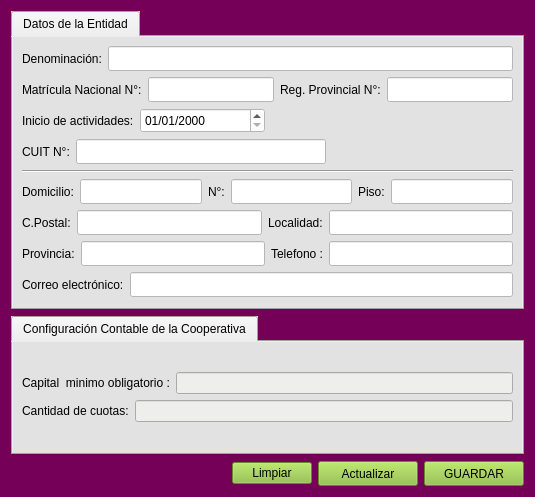
<?xml version="1.0" encoding="UTF-8"?>
<ui version="4.0">
 <class>form_cooperativa_alta</class>
 <widget class="QWidget" name="form_cooperativa_alta">
  <property name="geometry">
   <rect>
    <x>0</x>
    <y>0</y>
    <width>535</width>
    <height>497</height>
   </rect>
  </property>
  <property name="windowTitle">
   <string>Datos de Entidad</string>
  </property>
  <property name="styleSheet">
   <string notr="true">font: 12pt &quot;Courier 10 Pitch&quot;;
selection-color: rgb(0, 0, 0);
selection-background-color: rgb(170, 255, 127);
color: rgb(0, 0, 0);
background-color: rgb(117, 0, 88);</string>
  </property>
  <layout class="QGridLayout" name="gridLayout_3">
   <item row="0" column="0">
    <widget class="QTabWidget" name="tabWidget_2">
     <property name="styleSheet">
      <string notr="true">background-color: rgb(226, 226, 226);</string>
     </property>
     <property name="currentIndex">
      <number>0</number>
     </property>
     <widget class="QWidget" name="tab_2">
      <attribute name="title">
       <string>Datos de la Entidad</string>
      </attribute>
      <layout class="QGridLayout" name="gridLayout_2">
       <item row="0" column="0">
        <layout class="QHBoxLayout" name="horizontalLayout">
         <item>
          <widget class="QLabel" name="label">
           <property name="text">
            <string>Denominación:</string>
           </property>
          </widget>
         </item>
         <item>
          <widget class="QLineEdit" name="lne_denominacion">
           <property name="minimumSize">
            <size>
             <width>0</width>
             <height>25</height>
            </size>
           </property>
           <property name="maximumSize">
            <size>
             <width>16777215</width>
             <height>25</height>
            </size>
           </property>
           <property name="styleSheet">
            <string notr="true">background-color: rgb(255, 255, 255);</string>
           </property>
          </widget>
         </item>
        </layout>
       </item>
       <item row="1" column="0">
        <layout class="QHBoxLayout" name="horizontalLayout_2">
         <item>
          <widget class="QLabel" name="label_2">
           <property name="text">
            <string>Matrícula Nacional N°:</string>
           </property>
          </widget>
         </item>
         <item>
          <widget class="QLineEdit" name="lne_nro_matricula">
           <property name="minimumSize">
            <size>
             <width>0</width>
             <height>25</height>
            </size>
           </property>
           <property name="maximumSize">
            <size>
             <width>16777215</width>
             <height>25</height>
            </size>
           </property>
           <property name="styleSheet">
            <string notr="true">background-color: rgb(255, 255, 255);</string>
           </property>
           <property name="text">
            <string/>
           </property>
          </widget>
         </item>
         <item>
          <widget class="QLabel" name="label_3">
           <property name="text">
            <string>Reg. Provincial N°:</string>
           </property>
          </widget>
         </item>
         <item>
          <widget class="QLineEdit" name="lne_nro_reg_prov">
           <property name="minimumSize">
            <size>
             <width>0</width>
             <height>25</height>
            </size>
           </property>
           <property name="maximumSize">
            <size>
             <width>16777215</width>
             <height>25</height>
            </size>
           </property>
           <property name="styleSheet">
            <string notr="true">background-color: rgb(255, 255, 255);</string>
           </property>
           <property name="text">
            <string/>
           </property>
          </widget>
         </item>
        </layout>
       </item>
       <item row="2" column="0">
        <layout class="QHBoxLayout" name="horizontalLayout_3">
         <item>
          <widget class="QLabel" name="label_4">
           <property name="text">
            <string>Inicio de actividades:</string>
           </property>
          </widget>
         </item>
         <item>
          <widget class="QDateEdit" name="dte_inicio_actividades">
           <property name="minimumSize">
            <size>
             <width>125</width>
             <height>25</height>
            </size>
           </property>
           <property name="maximumSize">
            <size>
             <width>125</width>
             <height>25</height>
            </size>
           </property>
           <property name="styleSheet">
            <string notr="true">background-color: rgb(255, 255, 255);</string>
           </property>
           <property name="displayFormat">
            <string>dd/MM/yyyy</string>
           </property>
          </widget>
         </item>
         <item>
          <spacer name="horizontalSpacer_2">
           <property name="orientation">
            <enum>Qt::Horizontal</enum>
           </property>
           <property name="sizeHint" stdset="0">
            <size>
             <width>40</width>
             <height>20</height>
            </size>
           </property>
          </spacer>
         </item>
        </layout>
       </item>
       <item row="3" column="0">
        <layout class="QHBoxLayout" name="horizontalLayout_4">
         <item>
          <widget class="QLabel" name="label_5">
           <property name="text">
            <string>CUIT N°:</string>
           </property>
          </widget>
         </item>
         <item>
          <widget class="QLineEdit" name="lne_coope_cuit">
           <property name="minimumSize">
            <size>
             <width>250</width>
             <height>25</height>
            </size>
           </property>
           <property name="maximumSize">
            <size>
             <width>250</width>
             <height>25</height>
            </size>
           </property>
           <property name="styleSheet">
            <string notr="true">background-color: rgb(255, 255, 255);</string>
           </property>
           <property name="text">
            <string/>
           </property>
          </widget>
         </item>
         <item>
          <spacer name="horizontalSpacer">
           <property name="orientation">
            <enum>Qt::Horizontal</enum>
           </property>
           <property name="sizeHint" stdset="0">
            <size>
             <width>40</width>
             <height>20</height>
            </size>
           </property>
          </spacer>
         </item>
        </layout>
       </item>
       <item row="4" column="0">
        <widget class="Line" name="line">
         <property name="orientation">
          <enum>Qt::Horizontal</enum>
         </property>
        </widget>
       </item>
       <item row="5" column="0">
        <layout class="QHBoxLayout" name="horizontalLayout_5">
         <item>
          <widget class="QLabel" name="label_10">
           <property name="text">
            <string>Domicilio:</string>
           </property>
          </widget>
         </item>
         <item>
          <widget class="QLineEdit" name="lne_coope_domicilio">
           <property name="minimumSize">
            <size>
             <width>0</width>
             <height>25</height>
            </size>
           </property>
           <property name="maximumSize">
            <size>
             <width>16777215</width>
             <height>25</height>
            </size>
           </property>
           <property name="styleSheet">
            <string notr="true">background-color: rgb(255, 255, 255);</string>
           </property>
          </widget>
         </item>
         <item>
          <widget class="QLabel" name="label_11">
           <property name="text">
            <string>N°:</string>
           </property>
          </widget>
         </item>
         <item>
          <widget class="QLineEdit" name="lne_coope_nro_dom">
           <property name="minimumSize">
            <size>
             <width>0</width>
             <height>25</height>
            </size>
           </property>
           <property name="maximumSize">
            <size>
             <width>16777215</width>
             <height>25</height>
            </size>
           </property>
           <property name="styleSheet">
            <string notr="true">background-color: rgb(255, 255, 255);</string>
           </property>
           <property name="text">
            <string/>
           </property>
          </widget>
         </item>
         <item>
          <widget class="QLabel" name="label_23">
           <property name="text">
            <string>Piso:</string>
           </property>
          </widget>
         </item>
         <item>
          <widget class="QLineEdit" name="lne_coope_piso">
           <property name="minimumSize">
            <size>
             <width>0</width>
             <height>25</height>
            </size>
           </property>
           <property name="maximumSize">
            <size>
             <width>16777215</width>
             <height>25</height>
            </size>
           </property>
           <property name="styleSheet">
            <string notr="true">background-color: rgb(255, 255, 255);</string>
           </property>
           <property name="text">
            <string/>
           </property>
          </widget>
         </item>
        </layout>
       </item>
       <item row="6" column="0">
        <layout class="QHBoxLayout" name="horizontalLayout_6">
         <item>
          <widget class="QLabel" name="label_27">
           <property name="text">
            <string>C.Postal:</string>
           </property>
          </widget>
         </item>
         <item>
          <widget class="QLineEdit" name="lne_coope_c_postal">
           <property name="minimumSize">
            <size>
             <width>0</width>
             <height>25</height>
            </size>
           </property>
           <property name="maximumSize">
            <size>
             <width>16777215</width>
             <height>25</height>
            </size>
           </property>
           <property name="styleSheet">
            <string notr="true">background-color: rgb(255, 255, 255);</string>
           </property>
           <property name="text">
            <string/>
           </property>
          </widget>
         </item>
         <item>
          <widget class="QLabel" name="label_28">
           <property name="text">
            <string>Localidad:</string>
           </property>
          </widget>
         </item>
         <item>
          <widget class="QLineEdit" name="lne_coope_localidad">
           <property name="minimumSize">
            <size>
             <width>0</width>
             <height>25</height>
            </size>
           </property>
           <property name="maximumSize">
            <size>
             <width>16777215</width>
             <height>25</height>
            </size>
           </property>
           <property name="styleSheet">
            <string notr="true">background-color: rgb(255, 255, 255);</string>
           </property>
          </widget>
         </item>
        </layout>
       </item>
       <item row="7" column="0">
        <layout class="QHBoxLayout" name="horizontalLayout_10">
         <item>
          <layout class="QHBoxLayout" name="horizontalLayout_7">
           <item>
            <widget class="QLabel" name="label_29">
             <property name="text">
              <string>Provincia:</string>
             </property>
            </widget>
           </item>
           <item>
            <widget class="QLineEdit" name="lne_coope_provincia">
             <property name="minimumSize">
              <size>
               <width>0</width>
               <height>25</height>
              </size>
             </property>
             <property name="maximumSize">
              <size>
               <width>16777215</width>
               <height>25</height>
              </size>
             </property>
             <property name="styleSheet">
              <string notr="true">background-color: rgb(255, 255, 255);</string>
             </property>
            </widget>
           </item>
          </layout>
         </item>
         <item>
          <layout class="QHBoxLayout" name="horizontalLayout_8">
           <item>
            <widget class="QLabel" name="label_30">
             <property name="text">
              <string>Telefono :</string>
             </property>
            </widget>
           </item>
           <item>
            <widget class="QLineEdit" name="lne_coope_telefono">
             <property name="minimumSize">
              <size>
               <width>0</width>
               <height>25</height>
              </size>
             </property>
             <property name="maximumSize">
              <size>
               <width>16777215</width>
               <height>25</height>
              </size>
             </property>
             <property name="styleSheet">
              <string notr="true">background-color: rgb(255, 255, 255);</string>
             </property>
            </widget>
           </item>
          </layout>
         </item>
        </layout>
       </item>
       <item row="8" column="0">
        <layout class="QHBoxLayout" name="horizontalLayout_9">
         <item>
          <widget class="QLabel" name="label_32">
           <property name="text">
            <string>Correo electrónico:</string>
           </property>
          </widget>
         </item>
         <item>
          <widget class="QLineEdit" name="lne_coope_email">
           <property name="minimumSize">
            <size>
             <width>0</width>
             <height>25</height>
            </size>
           </property>
           <property name="maximumSize">
            <size>
             <width>16777215</width>
             <height>25</height>
            </size>
           </property>
           <property name="styleSheet">
            <string notr="true">background-color: rgb(255, 255, 255);</string>
           </property>
          </widget>
         </item>
        </layout>
       </item>
      </layout>
      <zorder></zorder>
      <zorder></zorder>
      <zorder></zorder>
      <zorder></zorder>
      <zorder></zorder>
      <zorder>line</zorder>
      <zorder></zorder>
      <zorder></zorder>
     </widget>
    </widget>
   </item>
   <item row="1" column="0">
    <widget class="QTabWidget" name="tabWidget">
     <property name="styleSheet">
      <string notr="true">background-color: rgb(226, 226, 226);</string>
     </property>
     <property name="currentIndex">
      <number>0</number>
     </property>
     <widget class="QWidget" name="tab">
      <attribute name="title">
       <string>Configuración Contable de la Cooperativa</string>
      </attribute>
      <layout class="QGridLayout" name="gridLayout">
       <item row="0" column="0">
        <layout class="QVBoxLayout" name="verticalLayout">
         <item>
          <layout class="QHBoxLayout" name="horizontalLayout_11">
           <item>
            <widget class="QLabel" name="label_6">
             <property name="text">
              <string>Capital  minimo obligatorio :</string>
             </property>
            </widget>
           </item>
           <item>
            <widget class="QLineEdit" name="lne_cap_obliga">
             <property name="styleSheet">
              <string notr="true">background-color: rgb(238, 238, 236);</string>
             </property>
            </widget>
           </item>
          </layout>
         </item>
         <item>
          <layout class="QHBoxLayout" name="horizontalLayout_12">
           <item>
            <widget class="QLabel" name="label_15">
             <property name="text">
              <string>Cantidad de cuotas:</string>
             </property>
            </widget>
           </item>
           <item>
            <widget class="QLineEdit" name="lne_cant_cuotas">
             <property name="styleSheet">
              <string notr="true">background-color: rgb(238, 238, 236);</string>
             </property>
            </widget>
           </item>
          </layout>
         </item>
        </layout>
       </item>
      </layout>
     </widget>
    </widget>
   </item>
   <item row="2" column="0">
    <layout class="QHBoxLayout" name="horizontalLayout_13">
     <item>
      <spacer name="horizontalSpacer_3">
       <property name="orientation">
        <enum>Qt::Horizontal</enum>
       </property>
       <property name="sizeHint" stdset="0">
        <size>
         <width>40</width>
         <height>20</height>
        </size>
       </property>
      </spacer>
     </item>
     <item>
      <widget class="QPushButton" name="boton_limpiar">
       <property name="styleSheet">
        <string notr="true">color: rgb(0, 0, 0);
background-color: rgb(140, 189, 58);</string>
       </property>
       <property name="text">
        <string>Limpiar</string>
       </property>
      </widget>
     </item>
     <item>
      <widget class="QPushButton" name="boton_coope_actualizar">
       <property name="minimumSize">
        <size>
         <width>100</width>
         <height>25</height>
        </size>
       </property>
       <property name="maximumSize">
        <size>
         <width>100</width>
         <height>25</height>
        </size>
       </property>
       <property name="styleSheet">
        <string notr="true">color: rgb(0, 0, 0);
background-color: rgb(140, 189, 58);</string>
       </property>
       <property name="text">
        <string>Actualizar</string>
       </property>
      </widget>
     </item>
     <item>
      <widget class="QPushButton" name="boton_coope_guardar">
       <property name="minimumSize">
        <size>
         <width>100</width>
         <height>25</height>
        </size>
       </property>
       <property name="maximumSize">
        <size>
         <width>100</width>
         <height>25</height>
        </size>
       </property>
       <property name="styleSheet">
        <string notr="true">color: rgb(0, 0, 0);
background-color: rgb(140, 189, 58);</string>
       </property>
       <property name="text">
        <string>GUARDAR</string>
       </property>
      </widget>
     </item>
    </layout>
   </item>
  </layout>
 </widget>
 <resources/>
 <connections>
  <connection>
   <sender>boton_limpiar</sender>
   <signal>clicked()</signal>
   <receiver>lne_cant_cuotas</receiver>
   <slot>clear()</slot>
   <hints>
    <hint type="sourcelabel">
     <x>272</x>
     <y>479</y>
    </hint>
    <hint type="destinationlabel">
     <x>226</x>
     <y>422</y>
    </hint>
   </hints>
  </connection>
  <connection>
   <sender>boton_limpiar</sender>
   <signal>clicked()</signal>
   <receiver>lne_cap_obliga</receiver>
   <slot>clear()</slot>
   <hints>
    <hint type="sourcelabel">
     <x>278</x>
     <y>472</y>
    </hint>
    <hint type="destinationlabel">
     <x>308</x>
     <y>372</y>
    </hint>
   </hints>
  </connection>
  <connection>
   <sender>boton_limpiar</sender>
   <signal>clicked()</signal>
   <receiver>lne_coope_email</receiver>
   <slot>clear()</slot>
   <hints>
    <hint type="sourcelabel">
     <x>287</x>
     <y>471</y>
    </hint>
    <hint type="destinationlabel">
     <x>249</x>
     <y>288</y>
    </hint>
   </hints>
  </connection>
  <connection>
   <sender>boton_limpiar</sender>
   <signal>clicked()</signal>
   <receiver>lne_coope_provincia</receiver>
   <slot>clear()</slot>
   <hints>
    <hint type="sourcelabel">
     <x>281</x>
     <y>474</y>
    </hint>
    <hint type="destinationlabel">
     <x>232</x>
     <y>255</y>
    </hint>
   </hints>
  </connection>
  <connection>
   <sender>boton_limpiar</sender>
   <signal>clicked()</signal>
   <receiver>lne_coope_telefono</receiver>
   <slot>clear()</slot>
   <hints>
    <hint type="sourcelabel">
     <x>285</x>
     <y>479</y>
    </hint>
    <hint type="destinationlabel">
     <x>426</x>
     <y>265</y>
    </hint>
   </hints>
  </connection>
  <connection>
   <sender>boton_limpiar</sender>
   <signal>clicked()</signal>
   <receiver>lne_coope_c_postal</receiver>
   <slot>clear()</slot>
   <hints>
    <hint type="sourcelabel">
     <x>267</x>
     <y>473</y>
    </hint>
    <hint type="destinationlabel">
     <x>194</x>
     <y>230</y>
    </hint>
   </hints>
  </connection>
  <connection>
   <sender>boton_limpiar</sender>
   <signal>clicked()</signal>
   <receiver>lne_coope_domicilio</receiver>
   <slot>clear()</slot>
   <hints>
    <hint type="sourcelabel">
     <x>275</x>
     <y>475</y>
    </hint>
    <hint type="destinationlabel">
     <x>136</x>
     <y>190</y>
    </hint>
   </hints>
  </connection>
  <connection>
   <sender>boton_limpiar</sender>
   <signal>clicked()</signal>
   <receiver>lne_coope_nro_dom</receiver>
   <slot>clear()</slot>
   <hints>
    <hint type="sourcelabel">
     <x>294</x>
     <y>473</y>
    </hint>
    <hint type="destinationlabel">
     <x>297</x>
     <y>197</y>
    </hint>
   </hints>
  </connection>
  <connection>
   <sender>boton_limpiar</sender>
   <signal>clicked()</signal>
   <receiver>lne_coope_localidad</receiver>
   <slot>clear()</slot>
   <hints>
    <hint type="sourcelabel">
     <x>282</x>
     <y>476</y>
    </hint>
    <hint type="destinationlabel">
     <x>398</x>
     <y>230</y>
    </hint>
   </hints>
  </connection>
  <connection>
   <sender>boton_limpiar</sender>
   <signal>clicked()</signal>
   <receiver>lne_coope_piso</receiver>
   <slot>clear()</slot>
   <hints>
    <hint type="sourcelabel">
     <x>248</x>
     <y>473</y>
    </hint>
    <hint type="destinationlabel">
     <x>477</x>
     <y>190</y>
    </hint>
   </hints>
  </connection>
  <connection>
   <sender>boton_limpiar</sender>
   <signal>clicked()</signal>
   <receiver>lne_coope_cuit</receiver>
   <slot>clear()</slot>
   <hints>
    <hint type="sourcelabel">
     <x>287</x>
     <y>473</y>
    </hint>
    <hint type="destinationlabel">
     <x>157</x>
     <y>153</y>
    </hint>
   </hints>
  </connection>
  <connection>
   <sender>boton_limpiar</sender>
   <signal>clicked()</signal>
   <receiver>lne_nro_matricula</receiver>
   <slot>clear()</slot>
   <hints>
    <hint type="sourcelabel">
     <x>299</x>
     <y>478</y>
    </hint>
    <hint type="destinationlabel">
     <x>256</x>
     <y>89</y>
    </hint>
   </hints>
  </connection>
  <connection>
   <sender>boton_limpiar</sender>
   <signal>clicked()</signal>
   <receiver>lne_nro_reg_prov</receiver>
   <slot>clear()</slot>
   <hints>
    <hint type="sourcelabel">
     <x>294</x>
     <y>469</y>
    </hint>
    <hint type="destinationlabel">
     <x>465</x>
     <y>90</y>
    </hint>
   </hints>
  </connection>
  <connection>
   <sender>boton_limpiar</sender>
   <signal>clicked()</signal>
   <receiver>lne_denominacion</receiver>
   <slot>clear()</slot>
   <hints>
    <hint type="sourcelabel">
     <x>301</x>
     <y>473</y>
    </hint>
    <hint type="destinationlabel">
     <x>294</x>
     <y>63</y>
    </hint>
   </hints>
  </connection>
 </connections>
</ui>
